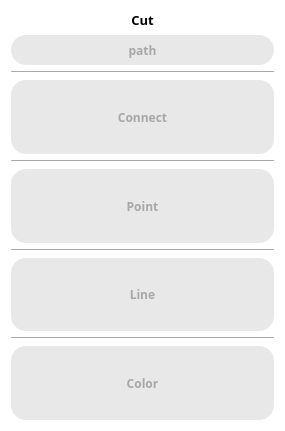
<?xml version="1.0" encoding="UTF-8"?>
<ui version="4.0">
 <class>CutForm</class>
 <widget class="QWidget" name="CutForm">
  <property name="geometry">
   <rect>
    <x>0</x>
    <y>0</y>
    <width>285</width>
    <height>431</height>
   </rect>
  </property>
  <property name="sizePolicy">
   <sizepolicy hsizetype="Preferred" vsizetype="Preferred">
    <horstretch>0</horstretch>
    <verstretch>0</verstretch>
   </sizepolicy>
  </property>
  <property name="windowTitle">
   <string>Form</string>
  </property>
  <property name="styleSheet">
   <string notr="true">background-color: rgb(255, 255, 255)
</string>
  </property>
  <layout class="QGridLayout" name="gridLayout">
   <item row="0" column="0">
    <layout class="QVBoxLayout" name="verticalLayout_2" stretch="0,1">
     <item>
      <widget class="QLabel" name="label_3">
       <property name="font">
        <font>
         <family>Arial Black</family>
         <pointsize>10</pointsize>
         <weight>75</weight>
         <bold>true</bold>
        </font>
       </property>
       <property name="layoutDirection">
        <enum>Qt::LeftToRight</enum>
       </property>
       <property name="text">
        <string>Cut</string>
       </property>
       <property name="textFormat">
        <enum>Qt::AutoText</enum>
       </property>
       <property name="alignment">
        <set>Qt::AlignCenter</set>
       </property>
      </widget>
     </item>
     <item>
      <layout class="QVBoxLayout" name="verticalLayout">
       <item>
        <widget class="QToolButton" name="pathToolButton">
         <property name="sizePolicy">
          <sizepolicy hsizetype="Minimum" vsizetype="Fixed">
           <horstretch>0</horstretch>
           <verstretch>0</verstretch>
          </sizepolicy>
         </property>
         <property name="minimumSize">
          <size>
           <width>30</width>
           <height>30</height>
          </size>
         </property>
         <property name="font">
          <font>
           <family>Arial Black</family>
           <weight>75</weight>
           <bold>true</bold>
          </font>
         </property>
         <property name="styleSheet">
          <string notr="true">QToolButton
{
     background-color:rgb(232, 232, 232);
    color: #a7a7a7;
    border-radius: 15px;
}

QToolButton:pressed
{
            color: rgb(12, 12, 255);
             border-radius: 15px;
                outline: 0;
                    background: 0 0;
                    border: 1px solid #000;
                    font-size: 16px;
                    line-height: 1.5;
                    padding: 12px 16px;
                    text-decoration: none;
                    white-space: nowrap;              
                
}
</string>
         </property>
         <property name="text">
          <string>path</string>
         </property>
         <property name="icon">
          <iconset>
           <normaloff>../../Users/KOSA/Desktop/image/path.png</normaloff>../../Users/KOSA/Desktop/image/path.png</iconset>
         </property>
         <property name="iconSize">
          <size>
           <width>30</width>
           <height>30</height>
          </size>
         </property>
         <property name="checkable">
          <bool>true</bool>
         </property>
         <property name="checked">
          <bool>false</bool>
         </property>
         <property name="toolButtonStyle">
          <enum>Qt::ToolButtonTextUnderIcon</enum>
         </property>
        </widget>
       </item>
       <item>
        <widget class="Line" name="line">
         <property name="orientation">
          <enum>Qt::Horizontal</enum>
         </property>
        </widget>
       </item>
       <item>
        <widget class="QToolButton" name="connectToolButton">
         <property name="sizePolicy">
          <sizepolicy hsizetype="Minimum" vsizetype="Minimum">
           <horstretch>0</horstretch>
           <verstretch>0</verstretch>
          </sizepolicy>
         </property>
         <property name="minimumSize">
          <size>
           <width>30</width>
           <height>30</height>
          </size>
         </property>
         <property name="font">
          <font>
           <family>Arial Black</family>
           <weight>75</weight>
           <bold>true</bold>
          </font>
         </property>
         <property name="styleSheet">
          <string notr="true">QToolButton
{
     background-color:rgb(232, 232, 232);
    color: #a7a7a7;
    border-radius: 15px;
}

QToolButton:pressed
{
            color: rgb(12, 12, 255);
             border-radius: 15px;
                outline: 0;
                    background: 0 0;
                    border: 1px solid #000;
                    font-size: 16px;
                    line-height: 1.5;
                    padding: 12px 16px;
                    text-decoration: none;
                    white-space: nowrap;              
                
}
</string>
         </property>
         <property name="text">
          <string>Connect</string>
         </property>
         <property name="icon">
          <iconset>
           <normaloff>../../Users/KOSA/Desktop/image/Connect.png</normaloff>../../Users/KOSA/Desktop/image/Connect.png</iconset>
         </property>
         <property name="iconSize">
          <size>
           <width>30</width>
           <height>30</height>
          </size>
         </property>
         <property name="toolButtonStyle">
          <enum>Qt::ToolButtonTextUnderIcon</enum>
         </property>
        </widget>
       </item>
       <item>
        <widget class="Line" name="line_2">
         <property name="orientation">
          <enum>Qt::Horizontal</enum>
         </property>
        </widget>
       </item>
       <item>
        <widget class="QToolButton" name="hideToolButton">
         <property name="sizePolicy">
          <sizepolicy hsizetype="Minimum" vsizetype="Minimum">
           <horstretch>0</horstretch>
           <verstretch>0</verstretch>
          </sizepolicy>
         </property>
         <property name="minimumSize">
          <size>
           <width>30</width>
           <height>30</height>
          </size>
         </property>
         <property name="font">
          <font>
           <family>Arial Black</family>
           <weight>75</weight>
           <bold>true</bold>
          </font>
         </property>
         <property name="styleSheet">
          <string notr="true">QToolButton
{
     background-color:rgb(232, 232, 232);
    color: #a7a7a7;
    border-radius: 15px;
}

QToolButton:pressed
{
            color: rgb(12, 12, 255);
             border-radius: 15px;
                outline: 0;
                    background: 0 0;
                    border: 1px solid #000;
                    font-size: 16px;
                    line-height: 1.5;
                    padding: 12px 16px;
                    text-decoration: none;
                    white-space: nowrap;              
                
}
</string>
         </property>
         <property name="text">
          <string>Point</string>
         </property>
         <property name="icon">
          <iconset>
           <normaloff>../../Users/KOSA/Desktop/image/Dot.png</normaloff>../../Users/KOSA/Desktop/image/Dot.png</iconset>
         </property>
         <property name="iconSize">
          <size>
           <width>30</width>
           <height>30</height>
          </size>
         </property>
         <property name="toolButtonStyle">
          <enum>Qt::ToolButtonTextUnderIcon</enum>
         </property>
        </widget>
       </item>
       <item>
        <widget class="Line" name="line_3">
         <property name="orientation">
          <enum>Qt::Horizontal</enum>
         </property>
        </widget>
       </item>
       <item>
        <widget class="QToolButton" name="toolButton_4">
         <property name="sizePolicy">
          <sizepolicy hsizetype="Minimum" vsizetype="Minimum">
           <horstretch>0</horstretch>
           <verstretch>0</verstretch>
          </sizepolicy>
         </property>
         <property name="minimumSize">
          <size>
           <width>30</width>
           <height>30</height>
          </size>
         </property>
         <property name="font">
          <font>
           <family>Arial Black</family>
           <weight>75</weight>
           <bold>true</bold>
          </font>
         </property>
         <property name="styleSheet">
          <string notr="true">QToolButton
{
     background-color:rgb(232, 232, 232);
    color: #a7a7a7;
    border-radius: 15px;
}

QToolButton:pressed
{
            color: rgb(12, 12, 255);
             border-radius: 15px;
                outline: 0;
                    background: 0 0;
                    border: 1px solid #000;
                    font-size: 16px;
                    line-height: 1.5;
                    padding: 12px 16px;
                    text-decoration: none;
                    white-space: nowrap;              
                
}
</string>
         </property>
         <property name="text">
          <string>Line</string>
         </property>
         <property name="icon">
          <iconset>
           <normaloff>../../Users/KOSA/Desktop/image/Line.png</normaloff>../../Users/KOSA/Desktop/image/Line.png</iconset>
         </property>
         <property name="iconSize">
          <size>
           <width>30</width>
           <height>30</height>
          </size>
         </property>
         <property name="toolButtonStyle">
          <enum>Qt::ToolButtonTextUnderIcon</enum>
         </property>
        </widget>
       </item>
       <item>
        <widget class="Line" name="line_4">
         <property name="orientation">
          <enum>Qt::Horizontal</enum>
         </property>
        </widget>
       </item>
       <item>
        <widget class="QToolButton" name="colorToolButton">
         <property name="sizePolicy">
          <sizepolicy hsizetype="Minimum" vsizetype="Minimum">
           <horstretch>0</horstretch>
           <verstretch>0</verstretch>
          </sizepolicy>
         </property>
         <property name="minimumSize">
          <size>
           <width>30</width>
           <height>30</height>
          </size>
         </property>
         <property name="font">
          <font>
           <family>Arial Black</family>
           <weight>75</weight>
           <bold>true</bold>
          </font>
         </property>
         <property name="styleSheet">
          <string notr="true">QToolButton
{
     background-color:rgb(232, 232, 232);
    color: #a7a7a7;
    border-radius: 15px;
}

QToolButton:pressed
{
            color: rgb(12, 12, 255);
             border-radius: 15px;
                outline: 0;
                    background: 0 0;
                    border: 1px solid #000;
                    font-size: 16px;
                    line-height: 1.5;
                    padding: 12px 16px;
                    text-decoration: none;
                    white-space: nowrap;              
                
}
</string>
         </property>
         <property name="text">
          <string>Color</string>
         </property>
         <property name="icon">
          <iconset>
           <normaloff>../../Users/KOSA/Desktop/image/LightColor.png</normaloff>../../Users/KOSA/Desktop/image/LightColor.png</iconset>
         </property>
         <property name="iconSize">
          <size>
           <width>30</width>
           <height>30</height>
          </size>
         </property>
         <property name="toolButtonStyle">
          <enum>Qt::ToolButtonTextUnderIcon</enum>
         </property>
        </widget>
       </item>
      </layout>
     </item>
    </layout>
   </item>
  </layout>
 </widget>
 <resources/>
 <connections/>
</ui>
